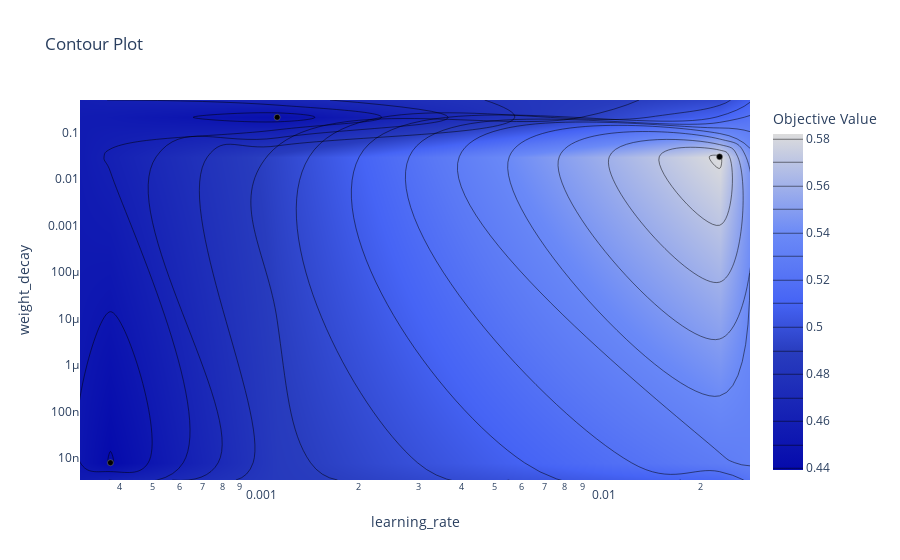

The cell this chart's notebook holds for it:
### Code cell
visualize.plot_contour(study, params = ['learning_rate', 'weight_decay'])

### Figure 1 — Plotly figure (JSON) as saved in the notebook; plotly's stock layout.template omitted (floating-point values rounded to 4 significant figures)
{"data": [{"autocontour": true, "colorbar": {"title": {"text": "Objective Value"}}, "colorscale": [[0, "rgb(5,10,172)"], [0.35, "rgb(40,60,190)"], [0.5, "rgb(70,100,245)"], [0.6, "rgb(90,120,245)"], [0.7, "rgb(106,137,247)"], [1, "rgb(220,220,220)"]], "connectgaps": true, "contours": {"coloring": "heatmap", "end": 0.58, "size": 0.01, "start": 0.44}, "hoverinfo": "none", "line": {"smoothing": 1.3}, "reversescale": false, "type": "contour", "x": [0.0003077, 0.0003776, 0.001158, 0.02267, 0.02782], "y": [3.349e-09, 7.883e-09, 0.03036, 0.2148, 0.5057], "z": [[null, null, null, null, null], [null, 0.4392, null, null, null], [null, null, null, 0.5821, null], [null, null, 0.4443, null, null], [null, null, null, null, null]]}, {"marker": {"color": "black", "line": {"color": "Grey", "width": 0.5}}, "mode": "markers", "showlegend": false, "type": "scatter", "x": [0.001158, 0.0003776, 0.02267], "y": [0.2148, 7.883e-09, 0.03036]}], "layout": {"autosize": true, "title": {"text": "Contour Plot"}, "xaxis": {"range": [-3.512, -1.556], "title": {"text": "learning_rate"}, "type": "log"}, "yaxis": {"range": [-8.475, -0.2961], "title": {"text": "weight_decay"}, "type": "log"}}}
